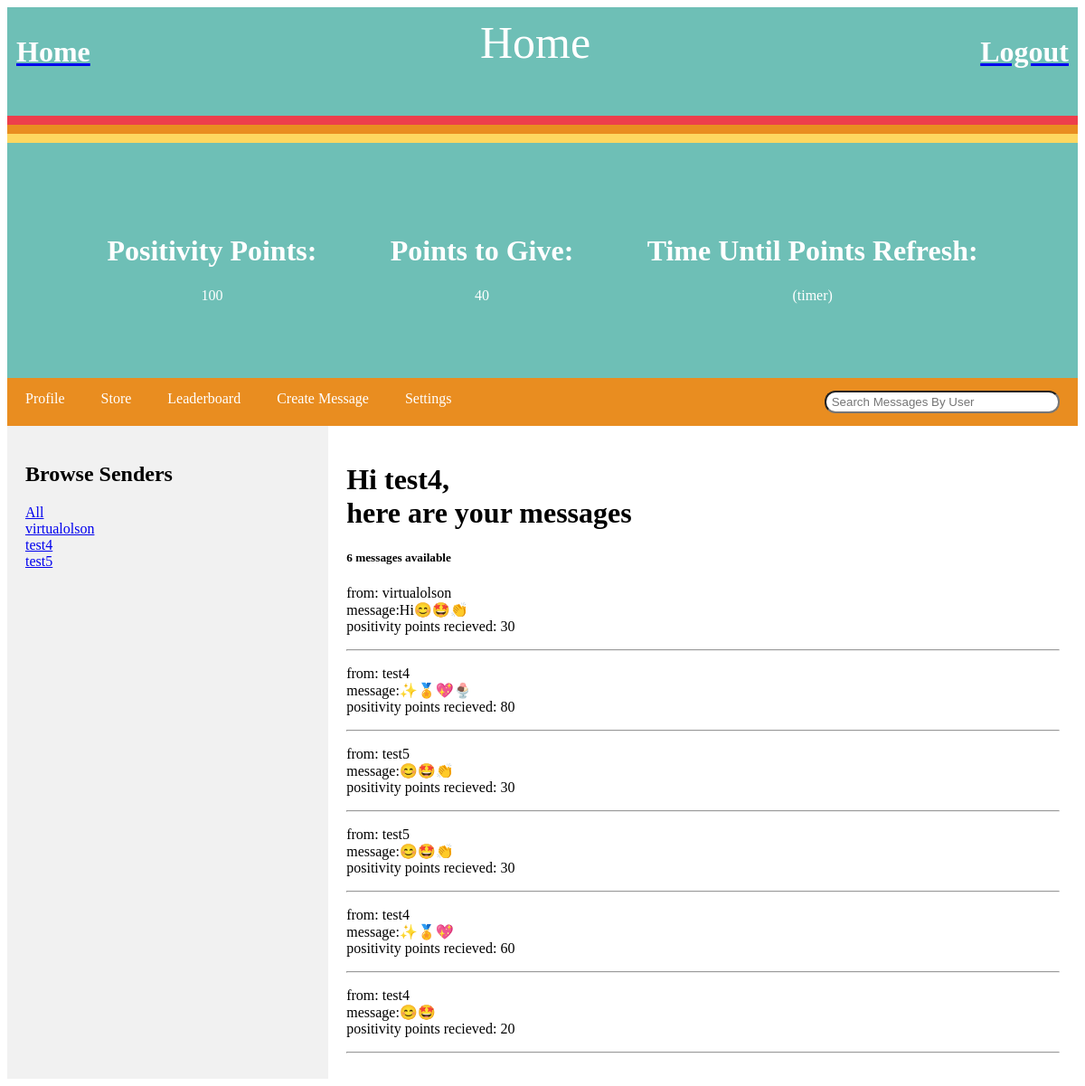
Page / (signed in) on the committed database.
### base/models.py (models this page shows, shortened)
class Profile(models.Model):
    profilePic = models.ImageField(null=True, blank=True)
    user = models.OneToOneField(User, null=True, blank=True, on_delete=models.CASCADE)
    email = models.EmailField(null=True, blank=True)
    notificationsOn = models.BooleanField(default=True)
    privacyOn = models.BooleanField(default=False)
    pointsToSend = models.IntegerField(default=100)
    pointsReceived = models.IntegerField(default=0)
    updated = models.DateTimeField(auto_now=True)
    created = models.DateTimeField(auto_now_add=True)
    lastMessageSent = models.DateTimeField(auto_now_add=True)
    class Meta:
        ordering = ['-pointsReceived']

class Message(models.Model):
    sender = models.ForeignKey(User, on_delete=models.CASCADE, related_name='sender')
    receiver = models.ForeignKey(User, on_delete=models.CASCADE, related_name='receiver')
    body = models.TextField()
    updated = models.DateTimeField(auto_now=True)
    created = models.DateTimeField(auto_now_add=True)
    pointTotal = models.IntegerField()
    class Meta:
        ordering = ['-created']
    def __str__(self):
        return self.body[0:50]

### base/views.py (the view)
# urls.py: path('', views.home, name="home"),
def home(request):
    page = 'Home'
    if(request.user.username is not ''):
        user = User.objects.get(username=request.user.username)
    else:
        context = {}
        return render(request, 'base/home.html', context)
    q = request.GET.get('q') if request.GET.get('q') != None else ''
    messages_to = user.receiver.all()
    messages_to = messages_to.filter(
        Q(sender__username__icontains=q)
        )
    message_count = messages_to.count()
    unique_senders = user.receiver.all()
    senders = []
    for message in unique_senders:
        if message.sender not in senders:
            senders.append(message.sender)
    context = {'message_count': message_count, 'messages': messages_to, 'senders': senders,'page': page}
    return render(request, 'base/home.html', context)

### base/templates/base/home.html (shortened to what this page needs)
{% extends 'main.html' %} {% block content %}
<div class="container">
    <div class="item">
        <h1 style="text-align:center">Positivity Points:</h1>
        <p style="text-align: center;">{{request.user.profile.pointsReceived}}</p>
    </div>
    <div class="item">
        <h1 style="text-align: center;">Points to Give:</h1>
        <p style="text-align: center;">{{request.user.profile.pointsToSend}}</p>
    </div>
    <div class="item">
        <h1 style="text-align: center;">Time Until Points Refresh:</h1>
        <p style="text-align: center;">(timer)</p>
    </div>
</div>
<div class="navbar">
    <a href="{% url 'profile' %}">Profile</a>
    <a href="{% url 'store' %}">Store</a>
    <a href="{% url 'leaderboard' %}">Leaderboard</a>
    <a href="{% url 'create-message' %}">Create Message</a>
    <a href="{% url 'settings' %}">Settings</a>
    <a href="#" class="right">
        <form method="GET" action="{% url 'home' %}">
            <input type="text" name="q" placeholder=" Search Messages By User" style=" border-radius: 12px; height: 25px; width: 260px" />
        </form>
    </a>
</div>
<div class="row">
    <div class="side">
        <h2>Browse Senders
        </h2>
        <div>
            <a href="{% url 'home' %}">All</a>
        </div>
        {% for sender in senders %}
        <div>
            <a href="{% url 'home' %}?q={{sender.username}}">{{sender.username}}</a>
        </div>
        {% endfor %}
    </div>
    <div class="main">
        <h1>Hi {{request.user.username}},<br> here are your messages</h1>
        <h5>{{message_count}} messages available</h5>
        <div>
            {% for message in messages %}
            <div>
                <p>from: {{message.sender.username}}<br>message:{{message.body}}
                    <br>positivity points recieved: {{message.pointTotal}}</p>
                <hr>
            </div>
            {% endfor %}
        </div>
    </div>
</div>
{% endblock content %}

### templates/main.html (style rules this page uses)
body { height: 100%; }

### templates/navbar.html (style rules this page uses)
.item { flex-grow: 1; height: 100px; color: white; text-decoration: none; align-items: center; justify-content: center; }
.item+.item { margin-left: 2%; }

### base/templates/base/home.html (style rules this page uses)
.navbar { overflow: hidden; background-color: #E98D20; }
.navbar a { float: left; display: block; color: white; text-align: center; padding: 14px 20px; text-decoration: none; }
.navbar a.right { float: right; }
* { box-sizing: border-box; }
.row { display: flex; flex-wrap: wrap; }
.side { flex: 30%; background-color: #f1f1f1; padding: 20px; }
.main { flex: 70%; background-color: white; padding: 20px; }
.container { display: flex; background: #6EBFB6; padding: 80px; }
.item { flex-grow: 1; height: 100px; color: white; }
.item+.item { margin-left: 2%; }

### rows in the picture
Message: sender.username "virtualolson", body "Hi😊🤩👏", pointTotal "30"
Message: sender.username "test4", body "✨🏅💖🍨", pointTotal "80"
Message: sender.username "test5", body "😊🤩👏", pointTotal "30"
Message: sender.username "test5", body "😊🤩👏", pointTotal "30"
Message: sender.username "test4", body "✨🏅💖", pointTotal "60"
Message: sender.username "test4", body "😊🤩", pointTotal "20"

### other values in the picture
{{ page }} "Home"
{{ request.user.profile.pointsReceived }} "100"
{{ request.user.profile.pointsToSend }} "40"
{{ sender.username }} "virtualolson"
{{ sender.username }} "test4"
{{ sender.username }} "test5"
{{ request.user.username }} "test4"
{{ message_count }} "6"
